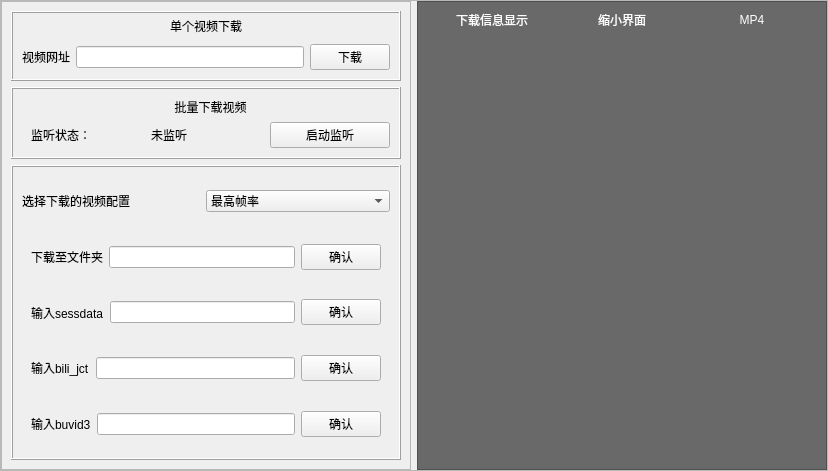
<?xml version="1.0" encoding="UTF-8"?>
<ui version="4.0">
 <class>DownloadBiliBiliVideoPage</class>
 <widget class="QWidget" name="DownloadBiliBiliVideoPage">
  <property name="geometry">
   <rect>
    <x>0</x>
    <y>0</y>
    <width>828</width>
    <height>471</height>
   </rect>
  </property>
  <property name="windowTitle">
   <string>Form</string>
  </property>
  <layout class="QHBoxLayout" name="horizontalLayout">
   <property name="spacing">
    <number>0</number>
   </property>
   <property name="leftMargin">
    <number>0</number>
   </property>
   <property name="topMargin">
    <number>0</number>
   </property>
   <property name="rightMargin">
    <number>0</number>
   </property>
   <property name="bottomMargin">
    <number>0</number>
   </property>
   <item>
    <widget class="QFrame" name="frame">
     <property name="frameShape">
      <enum>QFrame::Shape::StyledPanel</enum>
     </property>
     <property name="frameShadow">
      <enum>QFrame::Shadow::Raised</enum>
     </property>
     <layout class="QHBoxLayout" name="horizontalLayout_2">
      <property name="leftMargin">
       <number>0</number>
      </property>
      <property name="topMargin">
       <number>0</number>
      </property>
      <property name="rightMargin">
       <number>0</number>
      </property>
      <property name="bottomMargin">
       <number>0</number>
      </property>
      <item>
       <widget class="QFrame" name="LeftFrame">
        <property name="sizePolicy">
         <sizepolicy hsizetype="Preferred" vsizetype="Preferred">
          <horstretch>1</horstretch>
          <verstretch>0</verstretch>
         </sizepolicy>
        </property>
        <property name="frameShape">
         <enum>QFrame::Shape::StyledPanel</enum>
        </property>
        <property name="frameShadow">
         <enum>QFrame::Shadow::Raised</enum>
        </property>
        <layout class="QVBoxLayout" name="verticalLayout">
         <item>
          <widget class="QFrame" name="frame_4">
           <property name="frameShape">
            <enum>QFrame::Shape::Box</enum>
           </property>
           <property name="frameShadow">
            <enum>QFrame::Shadow::Raised</enum>
           </property>
           <layout class="QVBoxLayout" name="verticalLayout_3">
            <property name="spacing">
             <number>0</number>
            </property>
            <property name="leftMargin">
             <number>0</number>
            </property>
            <property name="topMargin">
             <number>4</number>
            </property>
            <property name="rightMargin">
             <number>0</number>
            </property>
            <property name="bottomMargin">
             <number>0</number>
            </property>
            <item>
             <widget class="QLabel" name="label_2">
              <property name="text">
               <string>单个视频下载</string>
              </property>
              <property name="alignment">
               <set>Qt::AlignmentFlag::AlignCenter</set>
              </property>
             </widget>
            </item>
            <item>
             <widget class="QFrame" name="frame_7">
              <property name="sizePolicy">
               <sizepolicy hsizetype="Preferred" vsizetype="Preferred">
                <horstretch>0</horstretch>
                <verstretch>1</verstretch>
               </sizepolicy>
              </property>
              <property name="frameShape">
               <enum>QFrame::Shape::NoFrame</enum>
              </property>
              <property name="frameShadow">
               <enum>QFrame::Shadow::Raised</enum>
              </property>
              <layout class="QHBoxLayout" name="horizontalLayout_3">
               <item>
                <widget class="QLabel" name="label_3">
                 <property name="text">
                  <string>视频网址</string>
                 </property>
                </widget>
               </item>
               <item>
                <widget class="QLineEdit" name="InputDownloadVideoUrl"/>
               </item>
               <item>
                <widget class="QPushButton" name="ConfirmInputVideoUrl">
                 <property name="styleSheet">
                  <string notr="true"/>
                 </property>
                 <property name="text">
                  <string>下载</string>
                 </property>
                </widget>
               </item>
              </layout>
             </widget>
            </item>
           </layout>
          </widget>
         </item>
         <item>
          <widget class="QFrame" name="frame_5">
           <property name="sizePolicy">
            <sizepolicy hsizetype="Preferred" vsizetype="Preferred">
             <horstretch>0</horstretch>
             <verstretch>0</verstretch>
            </sizepolicy>
           </property>
           <property name="frameShape">
            <enum>QFrame::Shape::Box</enum>
           </property>
           <property name="frameShadow">
            <enum>QFrame::Shadow::Raised</enum>
           </property>
           <layout class="QVBoxLayout" name="verticalLayout_4">
            <property name="spacing">
             <number>0</number>
            </property>
            <property name="topMargin">
             <number>0</number>
            </property>
            <property name="rightMargin">
             <number>0</number>
            </property>
            <property name="bottomMargin">
             <number>0</number>
            </property>
            <item>
             <widget class="QFrame" name="frame_8">
              <property name="frameShape">
               <enum>QFrame::Shape::NoFrame</enum>
              </property>
              <property name="frameShadow">
               <enum>QFrame::Shadow::Raised</enum>
              </property>
              <layout class="QVBoxLayout" name="verticalLayout_5">
               <item>
                <widget class="QLabel" name="label_4">
                 <property name="text">
                  <string>批量下载视频</string>
                 </property>
                 <property name="alignment">
                  <set>Qt::AlignmentFlag::AlignCenter</set>
                 </property>
                </widget>
               </item>
               <item>
                <widget class="QFrame" name="frame_9">
                 <property name="sizePolicy">
                  <sizepolicy hsizetype="Preferred" vsizetype="Preferred">
                   <horstretch>0</horstretch>
                   <verstretch>0</verstretch>
                  </sizepolicy>
                 </property>
                 <property name="frameShape">
                  <enum>QFrame::Shape::NoFrame</enum>
                 </property>
                 <property name="frameShadow">
                  <enum>QFrame::Shadow::Raised</enum>
                 </property>
                 <layout class="QHBoxLayout" name="horizontalLayout_4">
                  <property name="spacing">
                   <number>0</number>
                  </property>
                  <property name="leftMargin">
                   <number>0</number>
                  </property>
                  <property name="topMargin">
                   <number>0</number>
                  </property>
                  <property name="rightMargin">
                   <number>0</number>
                  </property>
                  <property name="bottomMargin">
                   <number>0</number>
                  </property>
                  <item>
                   <widget class="QLabel" name="label_5">
                    <property name="text">
                     <string>监听状态：</string>
                    </property>
                   </widget>
                  </item>
                  <item>
                   <widget class="QLabel" name="ShowListeningStatueLabel">
                    <property name="text">
                     <string>未监听</string>
                    </property>
                   </widget>
                  </item>
                  <item>
                   <widget class="QPushButton" name="StartOrParseListening">
                    <property name="text">
                     <string>启动监听</string>
                    </property>
                   </widget>
                  </item>
                 </layout>
                </widget>
               </item>
              </layout>
             </widget>
            </item>
           </layout>
          </widget>
         </item>
         <item>
          <widget class="QFrame" name="frame_6">
           <property name="sizePolicy">
            <sizepolicy hsizetype="Preferred" vsizetype="Preferred">
             <horstretch>0</horstretch>
             <verstretch>1</verstretch>
            </sizepolicy>
           </property>
           <property name="frameShape">
            <enum>QFrame::Shape::Box</enum>
           </property>
           <property name="frameShadow">
            <enum>QFrame::Shadow::Raised</enum>
           </property>
           <layout class="QVBoxLayout" name="verticalLayout_6">
            <item>
             <widget class="QFrame" name="frame_10">
              <property name="sizePolicy">
               <sizepolicy hsizetype="Preferred" vsizetype="Preferred">
                <horstretch>0</horstretch>
                <verstretch>0</verstretch>
               </sizepolicy>
              </property>
              <property name="frameShape">
               <enum>QFrame::Shape::NoFrame</enum>
              </property>
              <property name="frameShadow">
               <enum>QFrame::Shadow::Raised</enum>
              </property>
              <layout class="QHBoxLayout" name="horizontalLayout_5">
               <property name="spacing">
                <number>0</number>
               </property>
               <property name="leftMargin">
                <number>0</number>
               </property>
               <property name="topMargin">
                <number>0</number>
               </property>
               <property name="rightMargin">
                <number>0</number>
               </property>
               <property name="bottomMargin">
                <number>0</number>
               </property>
               <item>
                <widget class="QLabel" name="label_7">
                 <property name="text">
                  <string>选择下载的视频配置</string>
                 </property>
                </widget>
               </item>
               <item>
                <widget class="QComboBox" name="ChooseDownloadQuality">
                 <item>
                  <property name="text">
                   <string>最高帧率</string>
                  </property>
                 </item>
                </widget>
               </item>
              </layout>
             </widget>
            </item>
            <item>
             <widget class="QFrame" name="frame_14">
              <property name="frameShape">
               <enum>QFrame::Shape::NoFrame</enum>
              </property>
              <property name="frameShadow">
               <enum>QFrame::Shadow::Raised</enum>
              </property>
              <layout class="QHBoxLayout" name="horizontalLayout_9">
               <item>
                <widget class="QLabel" name="label_6">
                 <property name="text">
                  <string>下载至文件夹</string>
                 </property>
                </widget>
               </item>
               <item>
                <widget class="QLineEdit" name="InputDownloadDir"/>
               </item>
               <item>
                <widget class="QPushButton" name="ConfirmDownloadDir">
                 <property name="text">
                  <string>确认</string>
                 </property>
                </widget>
               </item>
              </layout>
             </widget>
            </item>
            <item>
             <widget class="QFrame" name="frame_11">
              <property name="frameShape">
               <enum>QFrame::Shape::NoFrame</enum>
              </property>
              <property name="frameShadow">
               <enum>QFrame::Shadow::Raised</enum>
              </property>
              <layout class="QHBoxLayout" name="horizontalLayout_6">
               <item>
                <widget class="QLabel" name="label_8">
                 <property name="text">
                  <string>输入sessdata</string>
                 </property>
                </widget>
               </item>
               <item>
                <widget class="QLineEdit" name="InputSessdata">
                 <property name="text">
                  <string/>
                 </property>
                </widget>
               </item>
               <item>
                <widget class="QPushButton" name="ConfirmInputSessdata">
                 <property name="text">
                  <string>确认</string>
                 </property>
                </widget>
               </item>
              </layout>
             </widget>
            </item>
            <item>
             <widget class="QFrame" name="frame_13">
              <property name="frameShape">
               <enum>QFrame::Shape::NoFrame</enum>
              </property>
              <property name="frameShadow">
               <enum>QFrame::Shadow::Raised</enum>
              </property>
              <layout class="QHBoxLayout" name="horizontalLayout_7">
               <item>
                <widget class="QLabel" name="label_9">
                 <property name="text">
                  <string>输入bili_jct</string>
                 </property>
                </widget>
               </item>
               <item>
                <widget class="QLineEdit" name="InputBiliJCT">
                 <property name="text">
                  <string/>
                 </property>
                </widget>
               </item>
               <item>
                <widget class="QPushButton" name="ConfirmInputBiliJCT">
                 <property name="text">
                  <string>确认</string>
                 </property>
                </widget>
               </item>
              </layout>
             </widget>
            </item>
            <item>
             <widget class="QFrame" name="frame_12">
              <property name="frameShape">
               <enum>QFrame::Shape::NoFrame</enum>
              </property>
              <property name="frameShadow">
               <enum>QFrame::Shadow::Raised</enum>
              </property>
              <layout class="QHBoxLayout" name="horizontalLayout_8">
               <item>
                <widget class="QLabel" name="label_10">
                 <property name="text">
                  <string>输入buvid3</string>
                 </property>
                </widget>
               </item>
               <item>
                <widget class="QLineEdit" name="InputBuvid3">
                 <property name="text">
                  <string/>
                 </property>
                </widget>
               </item>
               <item>
                <widget class="QPushButton" name="ConfirmInputBuvid3">
                 <property name="text">
                  <string>确认</string>
                 </property>
                </widget>
               </item>
              </layout>
             </widget>
            </item>
           </layout>
          </widget>
         </item>
        </layout>
       </widget>
      </item>
      <item>
       <widget class="QFrame" name="frame_3">
        <property name="sizePolicy">
         <sizepolicy hsizetype="Preferred" vsizetype="Preferred">
          <horstretch>1</horstretch>
          <verstretch>0</verstretch>
         </sizepolicy>
        </property>
        <property name="styleSheet">
         <string notr="true">#frame_3{
background:	#696969;
}
QObject{
background : transparent;
color : white;
}
QPushButton{
background : transparent;
border : none;
}
QPushButton:hover{
background-color :	#778899;
}
QPushButton:pressed{
background-color :	 #D3D3D3;
}
</string>
        </property>
        <property name="frameShape">
         <enum>QFrame::Shape::StyledPanel</enum>
        </property>
        <property name="frameShadow">
         <enum>QFrame::Shadow::Raised</enum>
        </property>
        <layout class="QVBoxLayout" name="verticalLayout_2">
         <item>
          <widget class="QFrame" name="frame_15">
           <property name="frameShape">
            <enum>QFrame::Shape::NoFrame</enum>
           </property>
           <property name="frameShadow">
            <enum>QFrame::Shadow::Raised</enum>
           </property>
           <layout class="QHBoxLayout" name="horizontalLayout_10">
            <property name="spacing">
             <number>0</number>
            </property>
            <property name="leftMargin">
             <number>0</number>
            </property>
            <property name="topMargin">
             <number>0</number>
            </property>
            <property name="rightMargin">
             <number>0</number>
            </property>
            <property name="bottomMargin">
             <number>0</number>
            </property>
            <item>
             <widget class="QLabel" name="label">
              <property name="text">
               <string>下载信息显示</string>
              </property>
              <property name="alignment">
               <set>Qt::AlignmentFlag::AlignCenter</set>
              </property>
             </widget>
            </item>
            <item>
             <widget class="QPushButton" name="SmallOrBigWidget">
              <property name="text">
               <string>缩小界面</string>
              </property>
             </widget>
            </item>
            <item>
             <widget class="QPushButton" name="ChooseDownloadType">
              <property name="text">
               <string>MP4</string>
              </property>
             </widget>
            </item>
           </layout>
          </widget>
         </item>
         <item>
          <widget class="QScrollArea" name="scrollArea">
           <property name="widgetResizable">
            <bool>true</bool>
           </property>
           <property name="alignment">
            <set>Qt::AlignmentFlag::AlignCenter</set>
           </property>
           <widget class="QWidget" name="scrollAreaWidgetContents">
            <property name="geometry">
             <rect>
              <x>0</x>
              <y>0</y>
              <width>395</width>
              <height>437</height>
             </rect>
            </property>
            <layout class="QVBoxLayout" name="verticalLayout_7">
             <item>
              <spacer name="verticalSpacer">
               <property name="orientation">
                <enum>Qt::Orientation::Vertical</enum>
               </property>
               <property name="sizeHint" stdset="0">
                <size>
                 <width>20</width>
                 <height>410</height>
                </size>
               </property>
              </spacer>
             </item>
            </layout>
           </widget>
          </widget>
         </item>
        </layout>
       </widget>
      </item>
     </layout>
    </widget>
   </item>
  </layout>
 </widget>
 <resources/>
 <connections/>
</ui>
